Frame 1 (no input): blank canvas, image omitted
Frame 60 (no input): blank canvas, image omitted
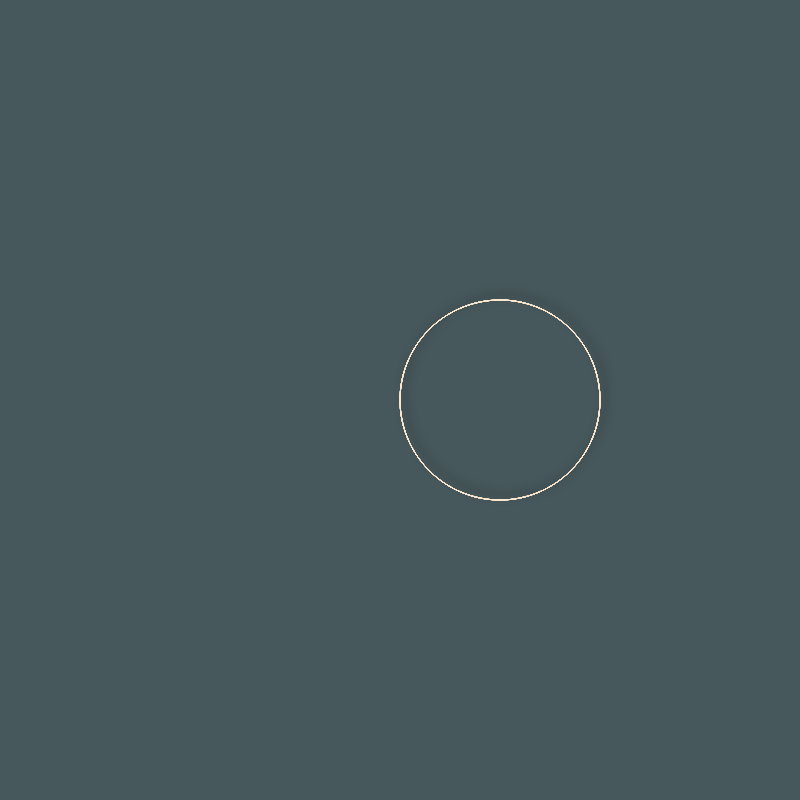
Frame 120 (the mouse pressed at the canvas centre since frame 60)

The p5.js sketch whose frames 1 and 60 were blank and that drew this single picture after the mouse press (run headless with seeded random() and noise() and a simulated clock; from frame 60 on, the mouse is pressed at the canvas centre):

// p5.js sketch
// ── sketch.js
let r = 200;
let offset = 0;
let offsetStore = offset;

function setup(){
  createCanvas(800, 800);
  angleMode(DEGREES);
  colorMode(HSB, 360, 100, 100, 100);

  strokeWeight(1);
  stroke(32, 18, 99, 100);//color name: 薄卵色 うすたまごいろ
  noFill();
}

function draw(){
  background(191, 23, 36, 100);//color name: 錆鼠 さびねず
  translate(width/2, height/2);

  shadow();
  rose();
  // rose2();
  // madnessOfPattern();
  // polarRoseExplain(80, 6);

}

function rose(){
  let d = map(mouseX, 0, width, 0, 10);
  let n = map(mouseY, 0, height, 0, 10);
  beginShape();
  for(let theta = 0; theta < 1800; theta += 1){
    let x = r * cos(n/d*theta) * cos(theta);
    let y = r * cos(n/d*theta) * sin(theta);
    vertex(x, y);
  }
  endShape();
}

function rose2(){
  let offset = map(mouseX, 0, width, -150, 150);
  beginShape();
  for(let theta = 0; theta < 360; theta += 1){
    let x = (r * cos(10*theta)+offset) * cos(theta);
    let y = (r * cos(10*theta)+offset) * sin(theta);
    vertex(x, y);
  }
  endShape(CLOSE);
}

function madnessOfPattern(){
  let angleMax = map(mouseX, 0, width, 0, 360);

  beginShape();
  for(let theta = 0; theta < 720; theta += 0.2){
    let x = r*cos(9*theta) * pow(cos(theta), 2);
    let y = r*tan(2*theta) * pow(sin(theta), 2);
    vertex(x, y);
  }
  endShape();
}

function polarRoseExplain(radius, freq){
  if(mouseIsPressed){
    offset = map(mouseX, 0, width, 160, -160);
    offsetStore = offset;
  }else{
    offset = offsetStore;
  }

  // Draw Cartesian coordinate
  drawingContext.setLineDash([0, 0]);
  line(60, 0, width/2, 0);//x-axis
  line(180+width/10, height/2.4, 180+width/10, -height/2.2);//y-axis
  text("0", -12+width/10+180, 15);//centre
  text("π", 345+width/10, 15);//centre
  text("- π", -20+width/10, 15);//centre

  drawingContext.setLineDash([1, 8]);
  line(-width/2, -radius+offset, width/2, -radius+offset);
  line(-width/2, radius+offset, width/2, radius+offset);
  line(360+width/10, height/2.4, 360+width/10, -height/2.2);
  line(width/10, height/2.4, width/10, -height/2.2);

  let cosHeight = map(offset, -160, 160, 3, -1);
  drawingContext.setLineDash([0, 0]);
  text(nf(cosHeight, 1, 1), -15+width/10, -radius+offset);
  text(nf(cosHeight-2, 1, 1), -15+width/10, radius+offset);

  // Draw Polar coordinate
  line(40, 0, -width/2, 0);//x-axis
  line(-width/4, height/2.4, -width/4, -height/2.2);//y-axis
  text("0", -width/4-12, 15);//centre

  drawingContext.setLineDash([1, 8]);
  ellipse(-width/4, 0, (-radius+offset)*2);
  ellipse(-width/4, 0, (radius+offset)*2);

  drawingContext.setLineDash([0, 0]);
  //Draw polar rose
  beginShape();
  for(let theta = 0; theta < 360; theta += 1){
    let x = (radius * cos(freq*theta)+offset) * cos(theta)-width/4;
    let y = (radius * cos(freq*theta)+offset) * sin(theta);
    vertex(x, y);
  }
  endShape();

  //Draw cosine wave
  beginShape();
  for(let theta = 0; theta <= 360; theta += 1){
    waveX = theta + width/10;
    waveY = radius * cos(theta * freq)+offset;
    vertex(waveX, waveY);
  }
  endShape();

  textFont('Helvetica Neue', 16);
  text("y = sin(6x) + (" + str(nf(cosHeight-1.0, 1, 1)) + ")", width/4+12, height/2-10);//centre
  text("r = sin(6θ) + (" + str(nf(cosHeight-1.0, 1, 1)) + ")", -width/4-12, height/2-10);//centre
  textSize(12);
}

function shadow(){
  drawingContext.shadowOffsetX = 5;
  drawingContext.shadowOffsetY = -5;
  drawingContext.shadowBlur = 8;
  drawingContext.shadowColor = 'rgba(39, 49, 51, 100)';
}
